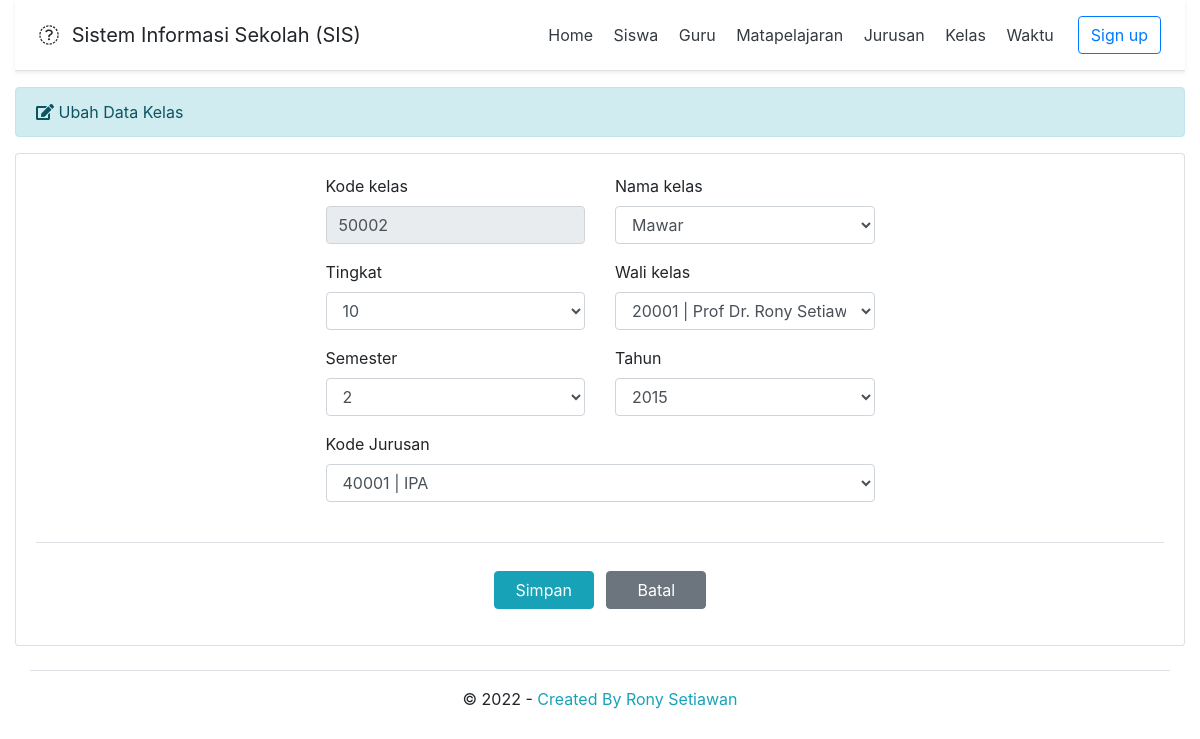
Page /?page=kelasUbah&kode_kelas=50002 on the committed database.
### tables this page shows
CREATE TABLE `tbl_kelas` (
  `kode_kelas` varchar(5) NOT NULL,
  `nama_kelas` varchar(25) NOT NULL,
  `tingkat` int(11) NOT NULL,
  `wali_kelas` varchar(5) NOT NULL,
  `semester` int(11) NOT NULL,
  `tahun` varchar(4) NOT NULL,
  `kode_jurusan` varchar(5) NOT NULL
);

CREATE TABLE `tbl_guru` (
  `nik` varchar(10) NOT NULL,
  `nama` varchar(50) NOT NULL,
  `tempat_lahir` varchar(50) NOT NULL,
  `tanggal_lahir` date NOT NULL,
  `jenis_kelamin` enum('Laki-Laki','Perempuan') NOT NULL,
  `agama` varchar(20) NOT NULL,
  `status` enum('Menikah','Belum Menikah') NOT NULL,
  `no_hp` varchar(12) NOT NULL,
  `email` varchar(50) NOT NULL,
  `foto` varchar(80) NOT NULL
);

CREATE TABLE `tbl_jurusan` (
  `kode_jurusan` varchar(5) NOT NULL,
  `nama_jurusan` varchar(25) NOT NULL
);

### kelas_form_ubah.php (the view, shortened to what this page needs)
<?php
if (isset($_GET['kode_kelas'])) {
	$kode_kelas = $_GET['kode_kelas'];
	$query = mysqli_query($db, "SELECT * FROM tbl_kelas WHERE kode_kelas='$kode_kelas'");
	$data = mysqli_fetch_assoc($query);
	$kode_kelas		 	= $data['kode_kelas'];
	$nama_kelas			= $data['nama_kelas'];
	$tingkat				= $data['tingkat'];
	$wali_kelas			= $data['wali_kelas'];
	$semester				= $data['semester'];
	$tahun					= $data['tahun'];
	$kode_jurusan		= $data['kode_jurusan'];
}
$res = mysqli_query($db, "SELECT * FROM tbl_guru");
$rows = [];
while ($row = mysqli_fetch_assoc($res)) {
	$rows[] = $row;
}
$result = mysqli_query($db, "SELECT * FROM tbl_jurusan");
$kj = [];
while ($row = mysqli_fetch_assoc($result)) {
	$kj[] = $row;
}
?>
<div class="row">
	<div class="col-md-12">
		<div class="alert alert-info" role="alert">
			<i class="fas fa-edit"></i> Ubah Data Kelas
		</div>
		<div class="card">
			<div class="card-body">
				<form class="needs-validation" action="kelas_proses_ubah.php" method="post" enctype="multipart/form-data" novalidate>
					<div class="row justify-content-center">
						<div class="col-md-3">
							<div class="form-group">
								<label>Kode kelas</label>
								<input type="text" class="form-control" name="kode_kelas" value="<?= $kode_kelas ?>" readonly>
							</div>
						</div>
						<div class="col-md-3">
							<div class="form-group">
								<label>Nama kelas</label>
								<select name="nama_kelas" id="nama_kelas" class="form-control">
									<?php if ($nama_kelas === 'Anggrek') : ?>
										<option value="Anggrek" selected>Anggrek</option>
									<?php elseif ($nama_kelas === 'Mawar') : ?>
										<option value="Mawar" selected>Mawar</option>
									<?php elseif ($nama_kelas === 'Melati') : ?>
										<option value="Melati" selected>Melati</option>
									<?php else : ?>
										<option value="Tulip" selected>Tulip</option>
									<?php endif; ?>
								</select>
							</div>
						</div>
					</div>
					<div class="row justify-content-center">
						<div class="col-md-3">
							<div class="form-group">
								<label>Tingkat</label>
								<select name="tingkat" id="tingkat" class="form-control">
									<?php for ($t = 10; $t <= 12; $t++) : ?>
										<option value="<?= $t ?>" <?= ($t == $tingkat) ? "selected" : "" ?>><?= $t ?></option>
									<?php endfor; ?>
								</select>
							</div>
						</div>
						<div class="col-md-3">
							<div class="form-group">
								<label>Wali kelas</label>
								<select name="wali_kelas" id="wali_kelas" class="form-control">
									<?php foreach ($rows as $gr) : ?>
										<option value="<?= $gr["nik"] ?>" <?= ($gr["nik"] === $wali_kelas) ? "selected" : "" ?>><?= $gr["nik"] ?> | <?= $gr["nama"] ?></option>
									<?php endforeach; ?>
								</select>
							</div>
						</div>
					</div>
					<div class="row justify-content-center">
						<div class="col-md-3">
							<div class="form-group">
								<label>Semester</label>
								<select name="semester" id="semester" class="form-control">
									<?php for ($s = 1; $s <= 2; $s++) : ?>
										<option value="<?= $s ?>" <?= ($s == $semester) ? "selected" : "" ?>><?= $s ?></option>
									<?php endfor; ?>
								</select>
							</div>
						</div>
						<div class="col-md-3">
							<div class="form-group">
								<label>Tahun</label>
								<select name="tahun" id="tahun" class="form-control">
									<?php for ($th = 2010; $th <= 2030; $th++) : ?>
										<option value="<?= $th ?>" <?= ($th == $tahun) ? "selected" : "" ?>><?= $th ?></option>
									<?php endfor; ?>
								</select>
							</div>
						</div>
					</div>
					<div class="row justify-content-center">
						<div class="col-md-6">
							<div class="form-group">
								<label>Kode Jurusan</label>
								<select name="kode_jurusan" id="kode_jurusan" class="form-control">
									<?php foreach ($kj as $k) : ?>
										<option value="<?= $k["kode_jurusan"] ?>" <?= ($k["kode_jurusan"] === $kode_jurusan) ? "selected" : "" ?>><?= $k["kode_jurusan"] ?> | <?= $k["nama_jurusan"] ?></option>
									<?php endforeach; ?>
								</select>
							</div>
						</div>
					</div>
					<div class="my-md-4 pt-md-1 border-top"> </div>
					<div class="form-group col-md-12 center">
						<input type="submit" class="btn btn-info btn-submit mr-2" name="simpan" value="Simpan">
						<a href="index.php?page=kelas" class="btn btn-secondary btn-reset"> Batal </a>
					</div>
				</form>
			</div>
		</div>
	</div>
</div>

### assets/css/style.css (style rules this page uses)
.center { text-align: center; }
.btn-submit { width: 100px; }
.btn-reset { width: 100px; }

### rows in the picture
tbl_kelas: kode_kelas "50002", nama_kelas "Mawar", tingkat "10", wali_kelas "20001 | Prof Dr. Rony Setiawan, S.Kom., M.Kom", semester "2", tahun "2015", kode_jurusan "40001 | IPA"
